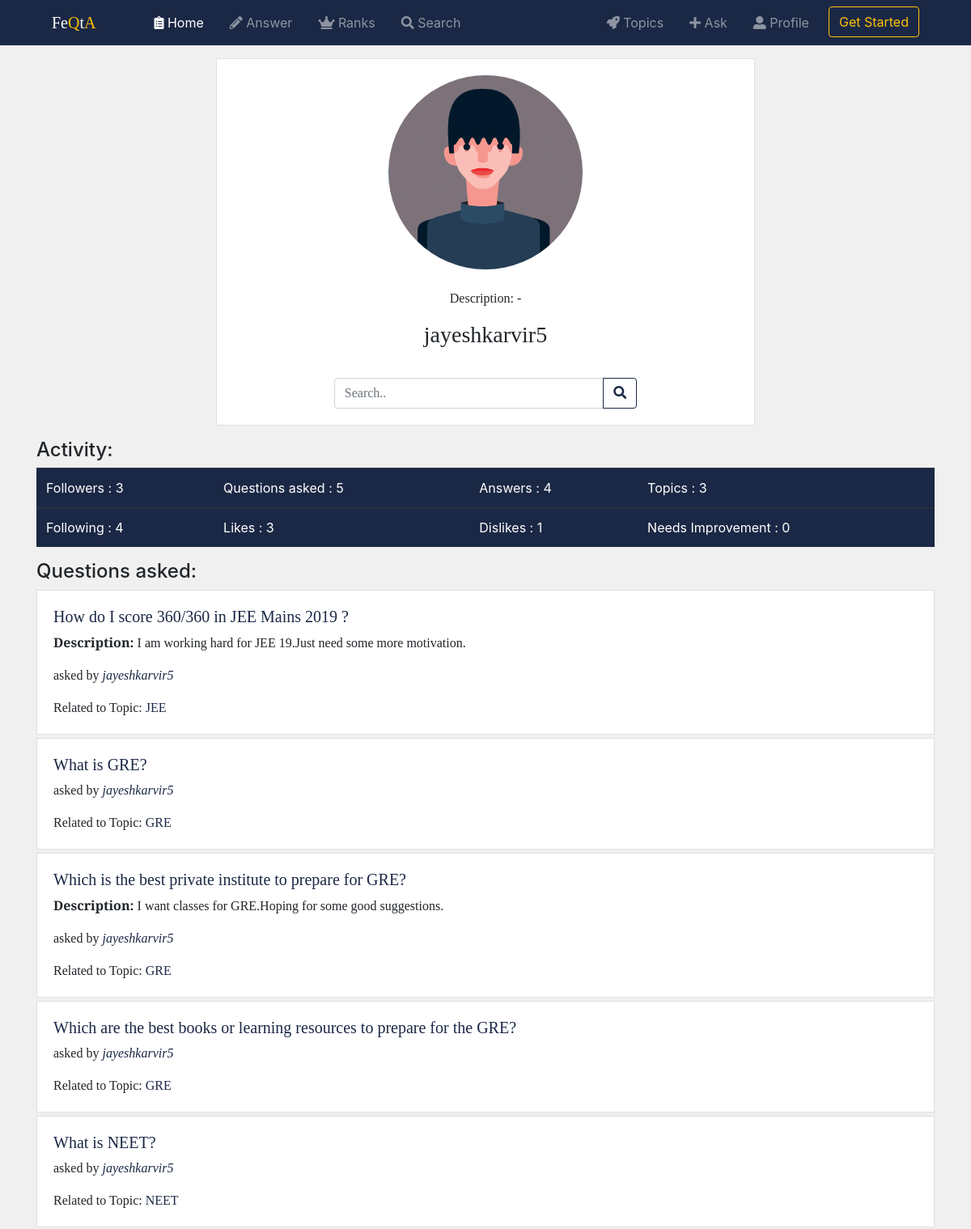
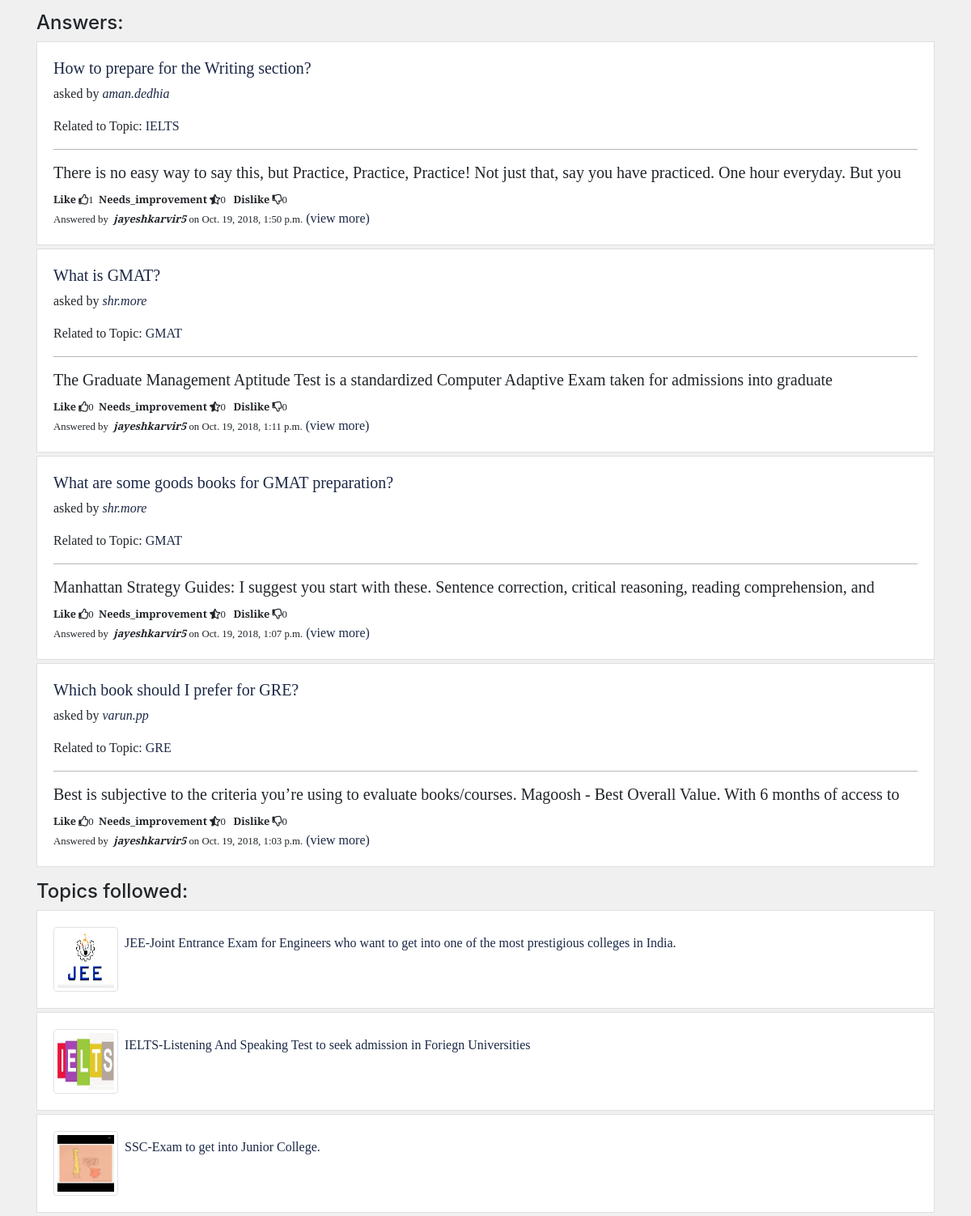
/FeQta/profile/jayeshkarvir5/, run on the app's committed database (2 pictures, top to bottom).
### FeQta/models.py (models this page shows, shortened)
class Profile(models.Model):
    user = models.OneToOneField(User, on_delete=models.CASCADE)  # user.profile
    followers = models.ManyToManyField(User, related_name='is_following', blank=True)
    timestamp = models.DateTimeField(auto_now_add=True)
    updated = models.DateTimeField(auto_now=True)
    desc = models.TextField(max_length=200, blank=True, null=True)
    pic = models.FileField(null=True, blank=True)
    score = models.IntegerField(default=0,blank=True, null=True)
    objects = ProfileManager()
    class Meta:
        ordering = ['-score']
    def get_absolute_url(self):
        return reverse('FeQta:profile_detail', kwargs={'username': self.user.username})

class Question(models.Model):
    owner = models.ForeignKey(User, on_delete=models.CASCADE)
    topic = models.ForeignKey(Topic, on_delete=models.CASCADE)
    question = models.TextField()
    desc = models.TextField(null=True, blank=True)
    slug = models.SlugField(null=True, blank=True)
    followers = models.ManyToManyField(User, related_name='question_followed_by', blank=True)
    objects = QuestionManager()
    timestamp = models.DateTimeField(auto_now_add=True)
    updated = models.DateTimeField(auto_now=True)
    def get_absolute_url(self):
        return reverse('FeQta:question_detail', kwargs={'slug': self.slug})

class Topic(models.Model):
    name = models.CharField(max_length=100)
    desc = models.CharField(max_length=300, blank=True)
    followers = models.ManyToManyField(User, related_name='topics_followed', blank=True)
    topic_logo = models.FileField()
    slug = models.SlugField(null=True, blank=True)
    objects = TopicManager()
    def __str__(self):
        return self.name + '-' + self.desc
    def get_absolute_url(self):
        return reverse('FeQta:topic_detail', kwargs={'slug': self.slug})

class Answer(models.Model):
    owner = models.ForeignKey(User, on_delete=models.CASCADE)
    question = models.ForeignKey(Question, on_delete=models.CASCADE)
    answer = models.TextField(max_length=20000)
    likes = models.ManyToManyField(User, related_name='answers_liked', blank=True)
    needs_improvement = models.ManyToManyField(User, related_name='answers_needimp', blank=True)
    dislikes = models.ManyToManyField(User, related_name='answers_disliked', blank=True)
    timestamp = models.DateTimeField(auto_now_add=True)
    updated = models.DateTimeField(auto_now=True)
    slug = models.SlugField(null=True, blank=True)
    objects = AnswerManager()
    class Meta:
        ordering = ['-updated', '-timestamp']
    def get_absolute_url(self):
        return reverse('FeQta:answer_detail', kwargs={'slug': self.slug})

### FeQta/views.py (the view)
# urls.py: path('profile/<username>/', views.ProfileDetailView.as_view(), name="profile_detail"),
class ProfileDetailView(DetailView):
    template_name = 'FeQta/profile_detail.html'
    def get_object(self):
        username = self.kwargs.get('username')
        if username is None:
            raise 404
        return get_object_or_404(Profile, user__username__iexact=username)
    def get_context_data(self, *args, **kwargs):
        context = super(ProfileDetailView, self).get_context_data(*args, **kwargs)
        user = self.object.user
        print(user)
        print(self.request.user)
        if self.request.user.is_authenticated:
            if user.is_authenticated:
                is_following = False
            if user.profile in self.request.user.is_following.all():
                is_following = True
            context['is_following'] = is_following
        query = self.request.GET.get('q')
        qs = Question.objects.filter(owner=user)  # user.question_set.all().count()
        qs2 = Answer.objects.filter(owner=user)  # user.answer_set.all().count()
        qs3 = user.topics_followed.all()  # Topic.objects.filter(followers=user)
        context['count'] = user.profile.followers.all().count()
        context['count0'] = user.is_following.all().count()
        context['count1'] = qs.count()
        context['count2'] = qs2.count()
        context['count3'] = qs3.count()
        context['count4'] = user.answers_liked.all().count()
        context['count5'] = user.answers_needimp.all().count()
        context['count6'] = user.answers_disliked.all().count()
        if query:
            qs = qs.search(query)  # only owner=user questions
            qs3 = qs3.search(query)
            qs2 = qs2.search(query)
        if qs:
            context['questions'] = qs
        if qs2:
            context['answers'] = qs2
        if qs3:
            context['topics'] = qs3
        return context

### FeQta/models.py (called while the page is built)
    def get_queryset(self):
        return TopicQuerySet(self.model, using=self._db)

    def get_queryset(self):
        return QuestionQuerySet(self.model, using=self._db)

    def get_queryset(self):
        return AnswerQuerySet(self.model, using=self._db)

### FeQta/templates/FeQta/profile_detail.html (shortened to what this page needs)
{% extends "base.html" %}
{% block body %}
    <div class="card text-center " style="width: 60%;margin-left:20%; ">
        <div class="card-body">
            <span class="parent">
            {% if profile.pic %}
            <img class="card-img-top img-fluid" src="{{ profile.pic.url }}"
                   /><br/><br/>
            {% if request.user.is_authenticated and profile.user == user %}
                <form class="form middle" action="{% url 'FeQta:profile_edit' username=profile.user.username%}">
                    <button type="submit" class='btn btn-default'>Edit</button>
                </form>
            {% endif%}
            </span>
            {%else%}
            <img class="card-img-top img-fluid" src="/media/default_img.png"
                   /><br/><br/>
            {% endif %}
            {% if profile.desc %}
            <p class="card-text">Description: {{ profile.desc }}</p>
            {% else %}
            <p>Description: -</p>
            {% endif %}
            <h3 class="card-title">{{profile.user.username }}</h3><br/>
            <form class="form" method="get" action=".">
                <div class="input-group" style="width: 60%;margin-left:20%">
                 <input type="search" class="form-control" placeholder="Search.."
                   aria-label="search" aria-describedby="button"  name="q">
                <div class="input-group-append">
                    <button type="submit" class="btn btn-outline-secondary follow-btn" id="button" value="request.GET.q"><i class="fas fa-search"></i></button>
                </div>
                </div>
            </form>
        </div>
    </div>
    <div class="mt-3">
        <h4>Activity:</h4>
                <table class="table  table-dark mb-1">
                    <tr>
                        <td scope="row">Followers : {{ count }}</td>
                        <td >Questions asked : {{ count1 }}</td>
                        <td >Answers : {{ count2 }}</td>
                        <td >Topics : {{ count3 }}</td>
                     </tr>
                    <tr>
                        <td scope="row">Following : {{ count0 }}</td>
                        <td >Likes : {{ count4 }}</td>
                        <td >Dislikes : {{ count6 }}</td>
                        <td >Needs Improvement : {{ count5 }}</td>
                     </tr>
                </table>
    </div>
    <div class="mt-3">
        <h4>Questions asked:</h4>
        {% if questions %}
            {% for ques in questions %}
                {% include 'FeQta/snippets/question_card.html'%}
            {% endfor %}
        {% else %}
            <p class='lead'>No Questions Found</p>
        {% endif %}
    </div>
    <div class="mt-3">
        <h4>Answers:</h4>
        {% if answers %}
        {% for ans in answers %}
            <div class="card mb-1">
                    <div class="card-body">
                        <h5><a href="{{ans.question.get_absolute_url}}">{{ ans.question.question }}</a></h5>
                        <p class="card-text">asked by <i><a href="{{ans.question.owner.profile.get_absolute_url}}">{{ ans.question.owner.username }}
                            </a></i></p>
                        <p class="card-text">Related to Topic: <a href="{{ans.question.topic.get_absolute_url}}">{{ans.question.topic.name}}</a> </p>
                        <hr style="background-color: #ccc">
                        {% include 'FeQta/snippets/answer_card.html'%}
                    </div>
            </div>
        {% endfor %}
        {% else %}
            <p class='lead'>No Answers Found</p>
        {% endif %}
    </div>
    <div class="mt-3">
        <h4>Topics followed:</h4>
        {% if topics %}
            {% for topic in topics %}
                {% include 'FeQta/snippets/topic_card.html'%}
            {% endfor %}
        {% else %}
            <p class='lead'>No Topics Found</p>
        {% endif %}
    </div>
{% endblock %}

### FeQta/templates/FeQta/snippets/question_card.html
<div class="card mb-1">
    <div class="card-body">
        <h5><a href="{{ques.get_absolute_url}}">{{ ques.question }}</a></h5>
        {% if ques.desc %}
            <p class="card-text"><b>Description: </b>{{ ques.desc }}</p>
        {% endif %}
        <p class="card-text">asked by <i><a href="{{ques.owner.profile.get_absolute_url}}">{{ ques.owner.username }}
            </a></i></p>
        <p class="card-text">Related to Topic: <a href="{{ques.topic.get_absolute_url}}">{{ques.topic.name}}</a> </p>
    </div>
</div>

### FeQta/templates/FeQta/snippets/answer_card.html
<h5 class="card-text" style="height:25px;overflow: hidden">{{ ans.answer }}</h5>
<small><b>Like</b>&nbsp;<i class="far fa-thumbs-up"></i>{{ ans.likes.count }}&nbsp;&nbsp;<b>Needs_improvement</b>&nbsp;<i class="fas fa-star-half-alt"></i>{{ans.needs_improvement.count}}&nbsp;&nbsp;
    <b>Dislike</b>&nbsp;<i class="far fa-thumbs-down"></i>{{ans.dislikes.count}}</small><br/>
<small>Answered by &nbsp;<i><b>{{ans.owner}}</b></i>&nbsp;on
{{ans.timestamp}}</small>
<a href="{{ans.get_absolute_url}}">(view more)</a>

### FeQta/templates/FeQta/snippets/topic_card.html
<div class="card mb-1">
    <div class="card-body">
        <p class="card-title"><img src="{{ topic.topic_logo.url }}"
              class="rounded float-left mr-2 img-thumbnail img-fluid" style="width:5em;height:5em">
            <a class="nav-link" style="color:#1b2845;"
              href="{{ topic.get_absolute_url }}">{{ topic }}</a></p>
    </div>
</div>

### templates/snippets/css.html (style rules this page uses)
body { background: #f0f0f0; }
a { color: #1b2845; }
.card { border-radius: 0; font-family: 'Merriweather', serif; }
.follow-btn { color: #1b2845; border-color: #1b2845; }

### FeQta/templates/FeQta/profile_detail.html (style rules this page uses)
.table-dark { background-color: #1b2845; }
.img-fluid { max-width:15em; max-height: 15em; height: auto; border-radius: 100%; transition: .5s ease; backface-visibility: hidden; }

### data on the page
Profile: user.username "jayeshkarvir5"
Question: question "How do I score 360/360 in JEE Mains 2019 ?", desc "I am working hard for JEE 19.Just need some more motivation.", owner.username "jayeshkarvir5", topic.name "JEE"
Question: question "What is GRE?", owner.username "jayeshkarvir5", topic.name "GRE"
Question: question "Which is the best private institute to prepare for GRE?", desc "I want classes for GRE.Hoping for some good suggestions.", owner.username "jayeshkarvir5", topic.name "GRE"
Question: question "Which are the best books or learning resources to prepare for the GRE?", owner.username "jayeshkarvir5", topic.name "GRE"
Question: question "What is NEET?", owner.username "jayeshkarvir5", topic.name "NEET"
Answer: question.question "How to prepare for the Writing section?", question.owner.username "aman.dedhia", question.topic.name "IELTS", answer "There is no easy way to say this, but Practice, Practice, Practice! Not just that, say you have practiced. One hour everyday. But you…", likes.count "1", needs_improvement.count "0", dislikes.count "0", owner "jayeshkarvir5", timestamp "Oct. 19, 2018, 1:50 p.m."
Answer: question.question "What is GMAT?", question.owner.username "shr.more", question.topic.name "GMAT", answer "The Graduate Management Aptitude Test is a standardized Computer Adaptive Exam taken for admissions into graduate…", likes.count "0", needs_improvement.count "0", dislikes.count "0", owner "jayeshkarvir5", timestamp "Oct. 19, 2018, 1:11 p.m."
Answer: question.question "What are some goods books for GMAT preparation?", question.owner.username "shr.more", question.topic.name "GMAT", answer "Manhattan Strategy Guides: I suggest you start with these. Sentence correction, critical reasoning, reading comprehension, and…", likes.count "0", needs_improvement.count "0", dislikes.count "0", owner "jayeshkarvir5", timestamp "Oct. 19, 2018, 1:07 p.m."
Answer: question.question "Which book should I prefer for GRE?", question.owner.username "varun.pp", question.topic.name "GRE", answer "Best is subjective to the criteria you’re using to evaluate books/courses. Magoosh - Best Overall Value. With 6 months of access to…", likes.count "0", needs_improvement.count "0", dislikes.count "0", owner "jayeshkarvir5", timestamp "Oct. 19, 2018, 1:03 p.m."
Topic: topic_logo (picture), name+desc "JEE-Joint Entrance Exam for Engineers who want to get into one of the most prestigious colleges in India."
Topic: topic_logo (picture), name+desc "IELTS-Listening And Speaking Test to seek admission in Foriegn Universities"
Topic: topic_logo (picture), name+desc "SSC-Exam to get into Junior College."

### other printed values
{{ count }} "3"
{{ count1 }} "5"
{{ count2 }} "4"
{{ count3 }} "3"
{{ count0 }} "4"
{{ count4 }} "3"
{{ count6 }} "1"
{{ count5 }} "0"
